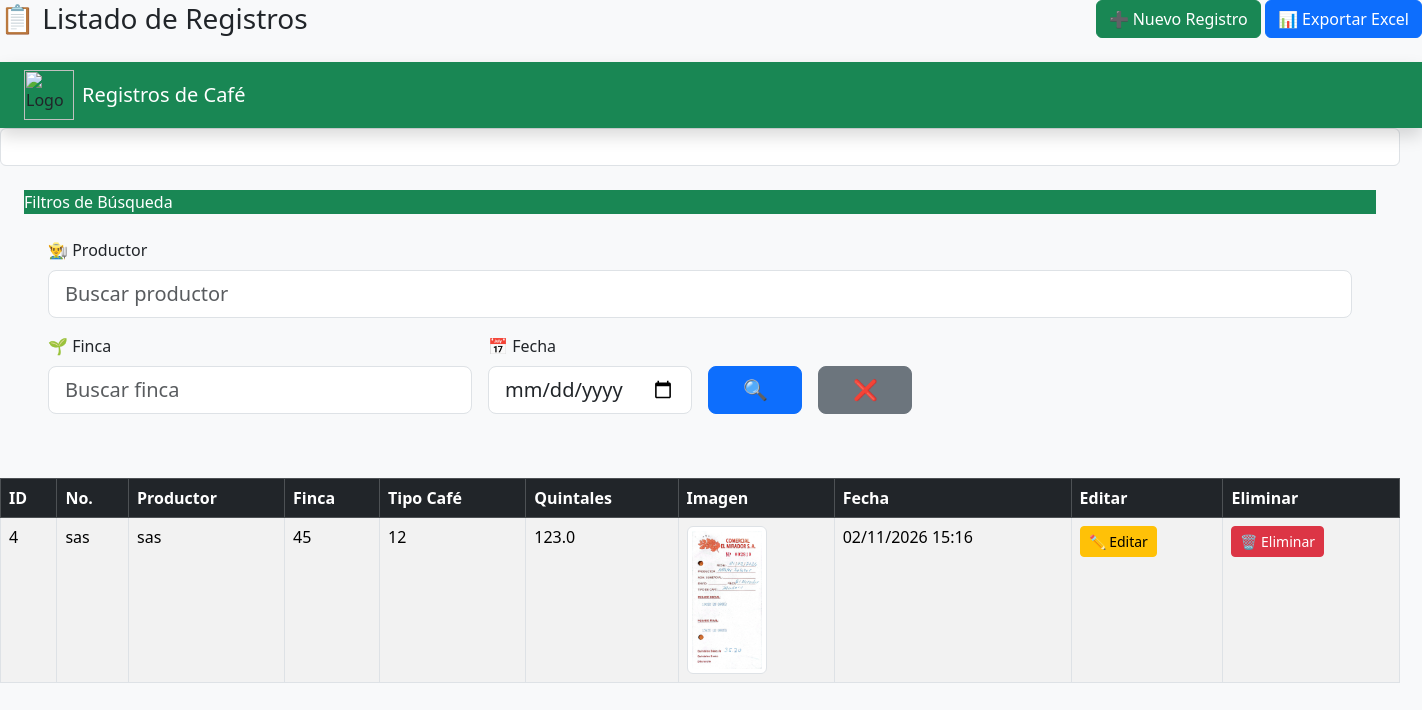
Page /registros on the committed database.
### tables this page shows
CREATE TABLE registros (
    id INTEGER PRIMARY KEY AUTOINCREMENT,
    numero TEXT,
    productor TEXT,
    numero_comercial TEXT,
    finca TEXT,
    tipo_cafe TEXT,
    pesado_inicial REAL,
    pesado_final REAL,
    quintales_bascula REAL,
    imagen TEXT,
    fecha_registro TEXT
);

### app.py (the view)
@app.route("/registros")
def registros():
    productor = request.args.get("productor", "")
    finca = request.args.get("finca", "")
    fecha = request.args.get("fecha", "")
    conexion = sqlite3.connect("cafe.db")
    cursor = conexion.cursor()
    consulta = """
        SELECT *
        FROM registros
        WHERE 1=1
    """
    parametros = []
    if productor:
        consulta += " AND productor LIKE ?"
        parametros.append(f"%{productor}%")
    if finca:
        consulta += " AND finca LIKE ?"
        parametros.append(f"%{finca}%")
    if fecha:
        consulta += " AND fecha LIKE ?"
        parametros.append(f"%{fecha}%")
    consulta += " ORDER BY id DESC"
    cursor.execute(consulta, parametros)
    datos = cursor.fetchall()
    conexion.close()
    return render_template(
        "registros.html",
        datos=datos
    )

### templates/registros.html (shortened to what this page needs)
<div class="d-flex justify-content-between align-items-center mb-4">
    <h3 class="mb-0">
        📋 Listado de Registros
    </h3>
    <div>
        <a href="/"
           class="btn btn-success">
            ➕ Nuevo Registro
        </a>
        <a href="/exportar_excel"
           class="btn btn-primary">
            📊 Exportar Excel
        </a>
    </div>
</div>
<!DOCTYPE html>
<html lang="es">
<head>
    <link href="https://cdn.jsdelivr.net/npm/bootstrap@5.3.3/dist/css/bootstrap.min.css" rel="stylesheet">
</head>
<body class="bg-light">
<nav class="navbar navbar-dark bg-success shadow">
    <div class="container-fluid px-4">
<div class="d-flex align-items-center">
    <img
        src="{{ url_for('static', filename='logo.png') }}"
        alt="Logo"
        width="50"
        height="50"
        class="me-2"
    >
    <span class="navbar-brand">
        Registros de Café
    </span>
</div>
    </div>
</nav>
<div class="d-flex justify-content-between mb-3">
    <div class="row">
        <div class="col-24">
            <input
                type="text"
                name="buscar"
                class="form-control"
                value="{{ busqueda }}"
            >
    <div class="card-body p-4">
    <div class="card-header bg-success text-white">
        Filtros de Búsqueda
    </div>
    <div class="card-body p-4">
     <form method="GET" class="row g-3 align-items-end">
    <div class="col-12">
        <label class="form-label">👨‍🌾 Productor</label>
        <input
            type="text"
            name="productor"
            class="form-control form-control-lg"
            placeholder="Buscar productor">
    </div>
    <div class="col-md-4">
        <label class="form-label">🌱 Finca</label>
        <input
            type="text"
            name="finca"
            class="form-control form-control-lg"
            placeholder="Buscar finca">
    </div>
    <div class="col-md-2">
        <label class="form-label">📅 Fecha</label>
        <input
            type="date"
            name="fecha"
            class="form-control form-control-lg">
    </div>
    <div class="col-md-1">
        <button
            type="submit"
            class="btn btn-primary btn-lg w-100">
            🔍
        </button>
    </div>
    <div class="col-md-1">
        <a
            href="/registros"
            class="btn btn-secondary btn-lg w-100">
            ❌
        </a>
    </div>
</form>
    </div>
</div>
<div class="table-responsive">
    <table
    class="table table-striped table-hover table-bordered w-100 text-nowrap"
    style="min-width:1400px;">
                    <thead class="table-dark">
                    <tr>
                        <th>ID</th>
                        <th>No.</th>
                        <th>Productor</th>
                        <th>Finca</th>
                        <th>Tipo Café</th>
                        <th>Quintales</th>
                        <th>Imagen</th>
                        <th>Fecha</th>
                        <th>Editar</th>
                        <th>Eliminar</th>
                    </tr>
                    </thead>
                    <tbody>
                    {% for registro in datos %}
                    <tr>
                        <td>{{ registro[0] }}</td>
                        <td>{{ registro[1] }}</td>
                        <td>{{ registro[2] }}</td>
                        <td>{{ registro[4] }}</td>
                        <td>{{ registro[5] }}</td>
                        <td>{{ registro[8] }}</td>
<td>
    {% if registro[9] %}
    <a href="/uploads/{{ registro[9] }}" target="_blank">
        <img
            src="/uploads/{{ registro[9] }}"
            width="80"
            class="img-thumbnail">
    </a>
    {% else %}
    Sin imagen
    {% endif %}
</td>
                        <td>{{ registro[10] }}</td>
                   <td>
    <a href="/editar/{{ registro[0] }}" class="btn btn-warning btn-sm">
        ✏️ Editar
    </a>
</td>
<td>
    <a href="/eliminar/{{ registro[0] }}"
       class="btn btn-danger btn-sm"
       onclick="return confirm('¿Desea eliminar este registro?')">
        🗑️ Eliminar
    </a>
</td>
                    </tr>
                    {% endfor %}
                    </tbody>
                </table>
            </div>
        </div>
    </div>
</div>
</body>
</html>

### rows in the picture
registros: id "4", numero "sas", productor "sas", finca "45", tipo_cafe "12", quintales_bascula "123.0", imagen (picture), fecha_registro "02/11/2026 15:16"
